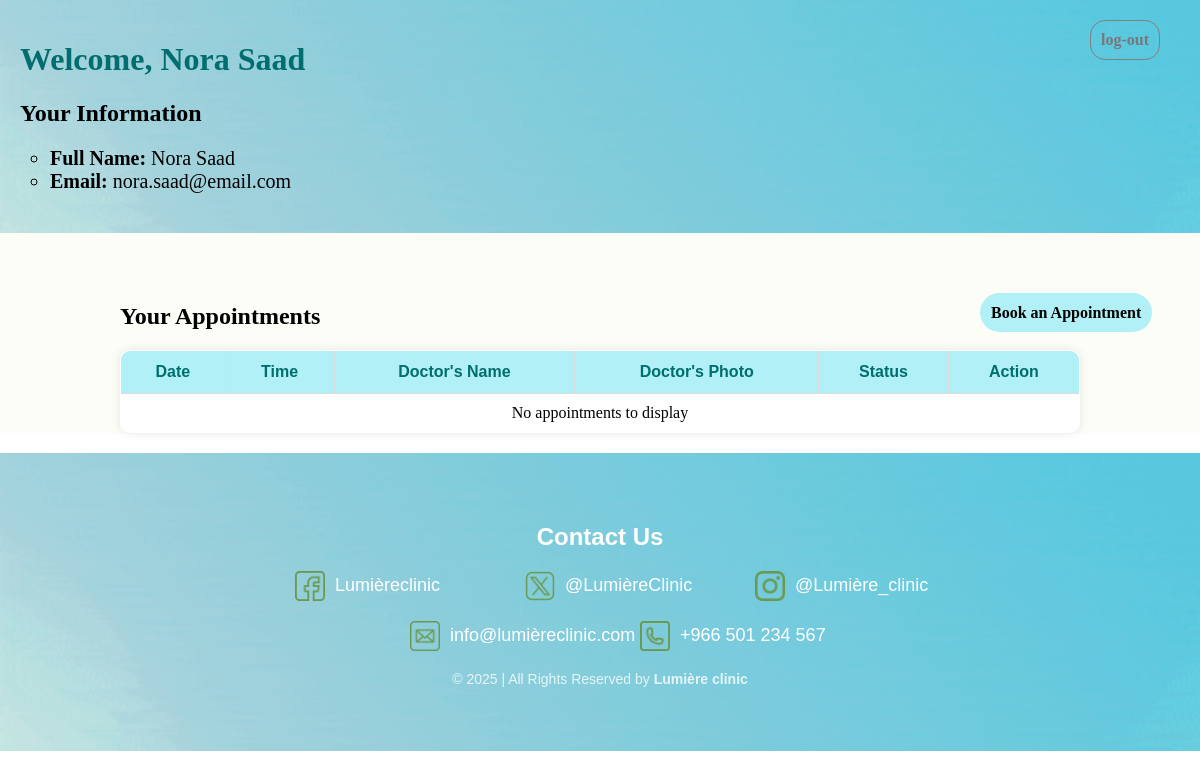
Screenshot of /patient.php (signed in) with the database file from the repository.
### tables this page shows
CREATE TABLE `patient` (
  `id` int(11) NOT NULL,
  `firstName` varchar(50) NOT NULL,
  `lastName` varchar(50) NOT NULL,
  `Gender` enum('Male','Female') NOT NULL DEFAULT 'Male',
  `DoB` date DEFAULT NULL,
  `emailAddress` varchar(100) NOT NULL,
  `password` varchar(100) NOT NULL
);

### patient.php (the view, shortened to what this page needs)
<?php
include_once("inc/db_connection.php");
$user_id = $_SESSION['user_id'];
$user = getPatientInfo($user_id);
$appointments = getPatientAppointments($user_id);
function getPatientInfo($id) {
  global $conn;
  $id = mysqli_real_escape_string($conn, $id);
  $sql = "SELECT p.* FROM `patient` p WHERE p.`id` = '$id';";
  $result = mysqli_query($conn, $sql);
  if ($result) {
      $user = mysqli_fetch_assoc($result);
      return $user;
  }
  return false;
}
function getPatientAppointments($id) {
  global $conn;
  $id = mysqli_real_escape_string($conn, $id);
  $sql = "SELECT a.*, d.id AS did, d.firstName, d.lastName, d.uniqueFileName AS d_photo, DATE_FORMAT(a.`time`,'%h:%i %p') AS time2 FROM `appointment` a LEFT JOIN `doctor` d ON a.`doctorID` = d.`id` WHERE a.`patientID` = '$id' AND a.`status` != 'Done' ORDER BY a.`date` ASC, a.`time` ASC;";
  $result = mysqli_query($conn, $sql);
  if ($result) {
      return $result;
  }
  return false;
}
?>
<!DOCTYPE html>
<html lang="en">
<head>
    <link rel="stylesheet" href="css/patient.css">
</head>
<body>
    <div class="header fade-in">
    <a href="logout.php" id="sign">log-out</a>
        <header>
            <h1 id="patientName">Welcome, <?= $user['firstName']; ?> <?= $user['lastName']; ?></h1>
        </header>
        <section>
            <h2 class="info" style="text-align: left;  margin-left: 0px; ">Your Information</h2>
            <ul id="patientInfo">
                <li><strong>Full Name:</strong> <?= $user['firstName']; ?> <?= $user['lastName']; ?></li>
                <li><strong>Email:</strong> <?= $user['emailAddress']; ?></li>
            </ul>
        </section>
    </div>
    <div class="middle fade-in">
        <a href="booking.php" id="booking">Book an Appointment</a>
        <section>
            <h2>Your Appointments</h2>
            <table>
                <thead>
                    <tr>
                        <th>Date</th>
                        <th>Time</th>
                        <th>Doctor's Name</th>
                        <th>Doctor's Photo</th>
                        <th>Status</th>
                        <th>Action</th>
                    </tr>
                </thead>
                <tbody id="appointmentsTable">
                    <?php if ($appointments && mysqli_num_rows($appointments) > 0) { foreach ($appointments as $key => $appointment) { ?>
                    <tr>
                        <td><?= $appointment['date']; ?></td>
                        <td><?= $appointment['time2']; ?></td>
                        <td>Dr. <?= $appointment['firstName']; ?> <?= $appointment['lastName']; ?></td>
                        <td><img src="<?= $appointment['d_photo']; ?>" alt="Doctor's Photo"></td>
                        <td><?= $appointment['status']; ?></td>
                        <td><a class="cancel" href="patient.php?action=Cancel&id=<?= $appointment['id']; ?>"> Cancel</a></td>
                    </tr>
                    <?php }
                    } else { ?>
                    <tr>
                      <td colspan="6" style="text-align: center;">No appointments to display</td>
                    </tr>
                    <?php } ?>
                </tbody>
            </table>
        </section>
    </div>
    <footer class="footer">
        <h2>Contact Us</h2>
        <ul>
            <li>
                <img src="images/facebook.png" alt="facebook" />
                <a href="#">Lumièreclinic</a>
            </li>
            <li>
                <img src="images/social-media.png" alt="x" />
                <a href="#">@LumièreClinic</a>
            </li>
            <li>
                <img src="images/instagram.png" alt="instagram" />
                <a href="#">@Lumière_clinic</a>
            </li>
            <li>
                <img src="images/mail.png" alt="gmail" />
                <a href="#">info@lumièreclinic.com</a>
            </li>
            <li>
                <img src="images/phone.png" alt="phone" />
                <a href="#">+966 501 234 567</a>
            </li>
        </ul>
        <div class="copyright">
            <p>
                © 2025 | All Rights Reserved by <strong>Lumière clinic</strong>
            </p>
        </div>
    </footer>
</body>
</html>

### css/patient.css (style rules this page uses)
section h2 { text-align: left; margin-left: 10%; }
table { width: 80%; margin: 20px auto; border-collapse: collapse; background-color: white; border-radius: 10px; overflow: hidden; box-shadow: 0px 0px 10px rgba(0, 0, 0, 0.1); }
table, th, td { border: 1px solid #ddd; }
th { background-color: #B1F0F7; color: #006e6e; font-family: Arial; padding: 12px; }
td { padding: 10px; text-align: center; }
a { text-decoration: none; }
.middle { background-color: #fdfdf7; }
.header { background-image: url("../images/Background.gif"); background-size: cover; background-position: center; padding: 20px; text-align: left; justify-content: center; }
body { margin: 0; padding: 0; border: 0; overflow-x: hidden; }
.header, .middle { width: 100%; box-sizing: border-box; }
#patientName { color: #006e6e; }
#sign { color: rgb(120, 120, 120); text-decoration: none; border: 1px solid gray; border-radius: 15px; padding: 10px; font-weight: bold; transition: all 0.3s ease; float: right; margin-right: 20px; }
.fade-in { opacity: 0; transform: translateY(20px); transition: opacity 0.8s ease, transform 0.9s ease; }
.fade-in.visible { opacity: 1; transform: translateY(0); }
#booking { position: relative; left: 980px; top: 55px; display: inline; background-color: #B1F0F7; color: #000000; text-decoration: none; border-radius: 150px; width: 100px; height: 50px; text-align: center; line-height: 50px; font-weight: bold; transition: all 0.3s ease; padding: 11px; margin-right: 20%; }
.info { font-family: "EB Garamond"; }
#patientInfo { list-style: none; padding: 0; font-size: 20px; }
li { position: relative; left: 30px; list-style: circle; }
.footer { background-image: url("../images/Background.gif"); background-size: cover; background-position: center; background-repeat: no-repeat; color: white; text-align: center; padding: 50px 20px; font-size: 18px; position: relative; font-family: Arial, sans-serif; }
.footer a { color: #fff; text-decoration: none; }
.footer h2 { font-size: 24px; margin-bottom: 20px; font-weight: bold; }
.footer ul { list-style: none; padding: 0; display: flex; flex-wrap: wrap; justify-content: center; gap: 20px; max-width: 700px; margin: auto; }
.footer li { display: flex; align-items: center; gap: 10px; font-size: 18px; width: 30%; text-align: left; }
.footer img { width: 30px; height: 30px; transition: 0.3s; }
.copyright { margin-top: 20px; font-size: 14px; opacity: 0.8; }

### rows the page displays
patient: firstName "Nora", lastName "Saad", emailAddress "nora.saad@email.com"
